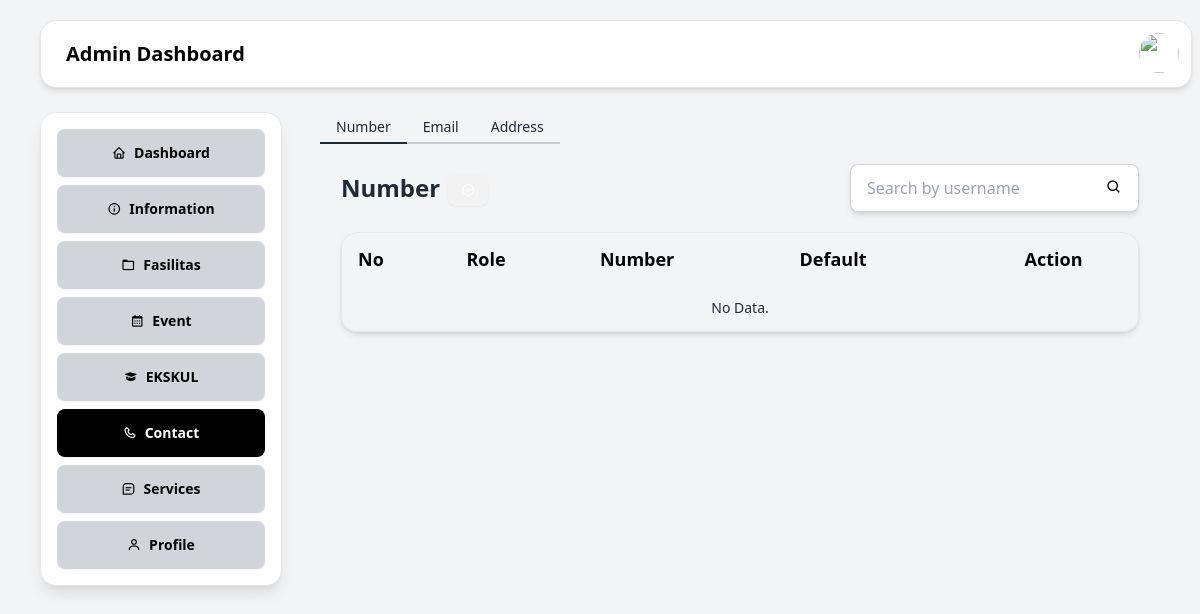
The app's page /src/Admin/contact.php, older data.
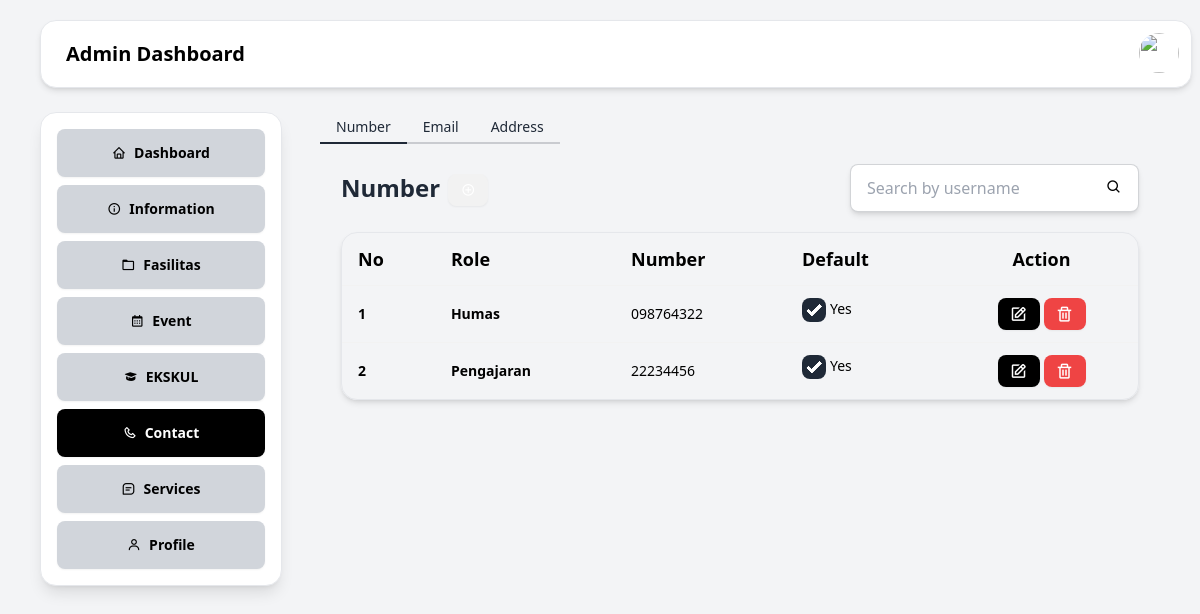
The same page, newer data.
### tables this page shows
CREATE TABLE `phones` (
  `phone_id` int NOT NULL,
  `username` varchar(30) DEFAULT NULL,
  `number` varchar(30) DEFAULT NULL,
  `isDefault` tinyint(1) DEFAULT NULL,
  `user_id` int DEFAULT NULL
);

### src/Admin/contact.php (the view, shortened to what the changed rows need)
<?php
    require_once '../layout/Admin/_top.php';
?>
    <div class="grid items-center ps-[20rem] pt-[7rem]">
        <div role="tablist" class="tabs tabs-bordered">
                <input type="radio" name="my_tabs_1" role="tab" class="tab" aria-label="Number" onclick="initializeCheck(1)" id="tab1"/>
                <div role="tabpanel" class="tab-content p-5">
                <span class="flex items-center justify-between mb-5">
                    <div class="flex gap-2 items-center justify-center">
                        <h1 class="text-2xl font-bold">Number</h1>
                    </div>
                    <form action="" method="GET" class="flex items-center">
                    </form>
                </span>
                <div class="overflow-x-scroll border rounded-box shadow-md me-10">
                    <table class="table">
                        <thead class="text-black text-lg">
                            <tr>
                                <th>No</th>
                                <th>Role</th>
                                <th>Number</th>
                                <th>Default</th>
                                <th class="text-center">Action</th>
                            </tr>
                        </thead>
                        <tbody class="text-black">
                        <?php
                            include '../../helper/connection.php';
                            $sql = "SELECT * FROM phones";
                            $stmt = $connection->prepare($sql);
                            $stmt->execute();
                            $result = $stmt->get_result();
                            $no = 1;
                            if ($result->num_rows == 0) {
                                echo "<tbody>";
                                echo "<tr>";
                                echo "<td colspan='5' class='text-center'>No Data.</td>";
                                echo "</tr>";
                                echo "</tbody>";
                            }
                            while ($data = $result->fetch_assoc()) {
                        ?>
                                <tr>
                                    <th>
                                        <span class="text-sm">
                                        <?php echo $no ?>
                                        </span>
                                    </th>
                                    <td>
                                            <div>
                                                <div class="text-sm font-semibold"><?php echo $data["username"]?></div>
                                            </div>
                                        </div>
                                    <td><?php echo $data['number']?></td>
                                    <td class="flex gap-1 items-center">
                                        <label>
                                            <input type="checkbox" class="checkbox" <?php echo $data['isDefault'] == 1 ? 'checked' : ''; ?>  />
                                        </label>
                                        <p class="mb-2">
                                            Yes
                                        </p>
                                    </td>
                                    <th>
                                        <span class="flex items-center justify-center gap-1">
                                            <button class="btn btn-sm bg-black text-white border-none text-lg" onclick="openUpdateModal(<?php echo $data['isDefault']; ?>, <?php echo $data['phone_id']; ?>)"><i class="bx bx-edit"></i></button>
                                            <button class="btn btn-sm bg-red-500 text-white border-none text-lg" onclick="openDeleteNumberModal(<?php echo $data['phone_id']; ?>)"><i class="bx bx-trash"></i></button>
                                        </span>
                                    </th>
                <?php
                            $no++;
                            }
                        echo "</tbody>";
                    echo "</table>";
                ?>
                </div>
            </div>
        </div>
    </div>
<?php
    include '../layout/Admin/_bottom.php';
?>

Row changes from the older to the newer data that the page shows:
added phones: username "Humas", number "098764322", isDefault "☑"
added phones: username "Pengajaran", number "22234456", isDefault "☑"
Text that changed along with them:
text no longer shown: "No Data."
